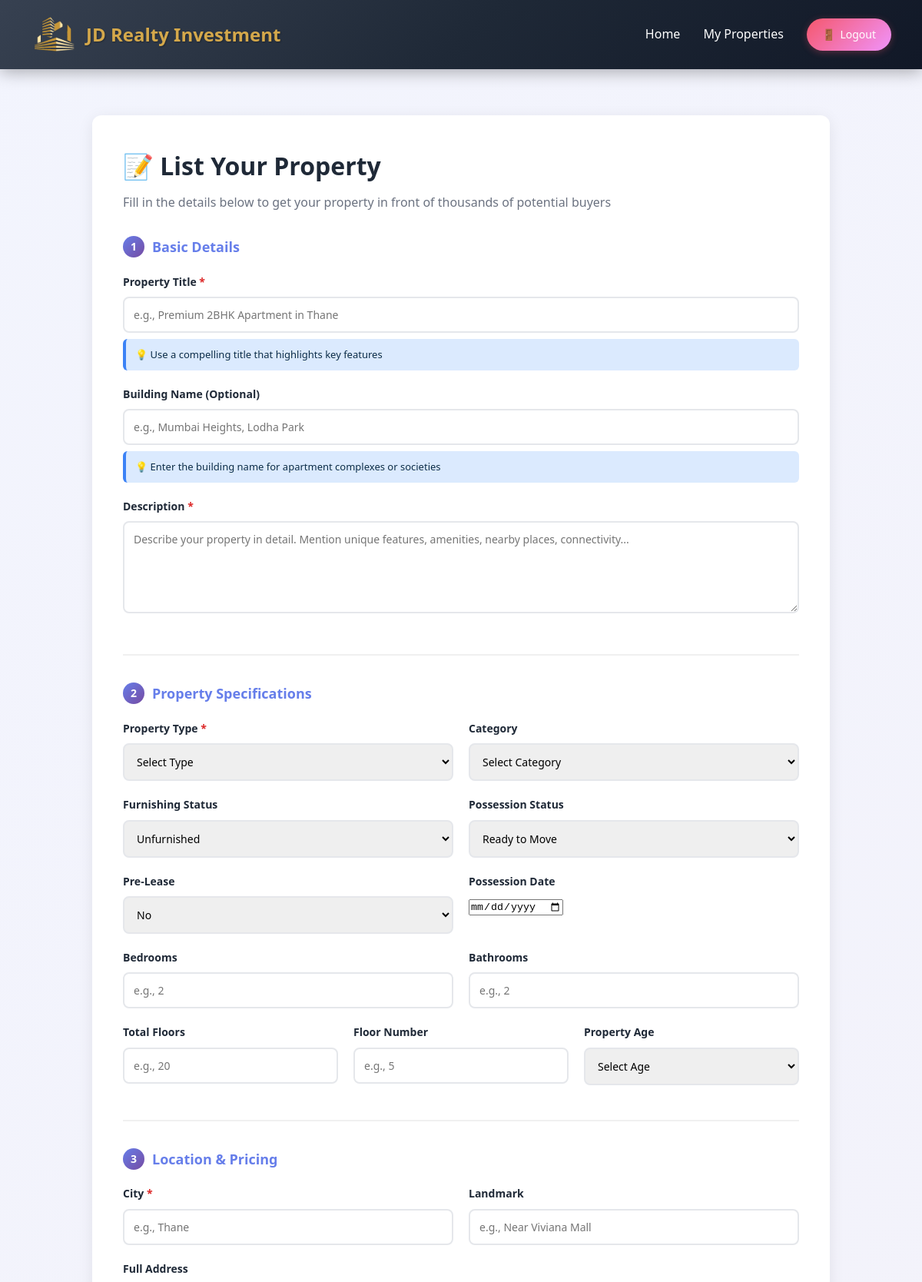
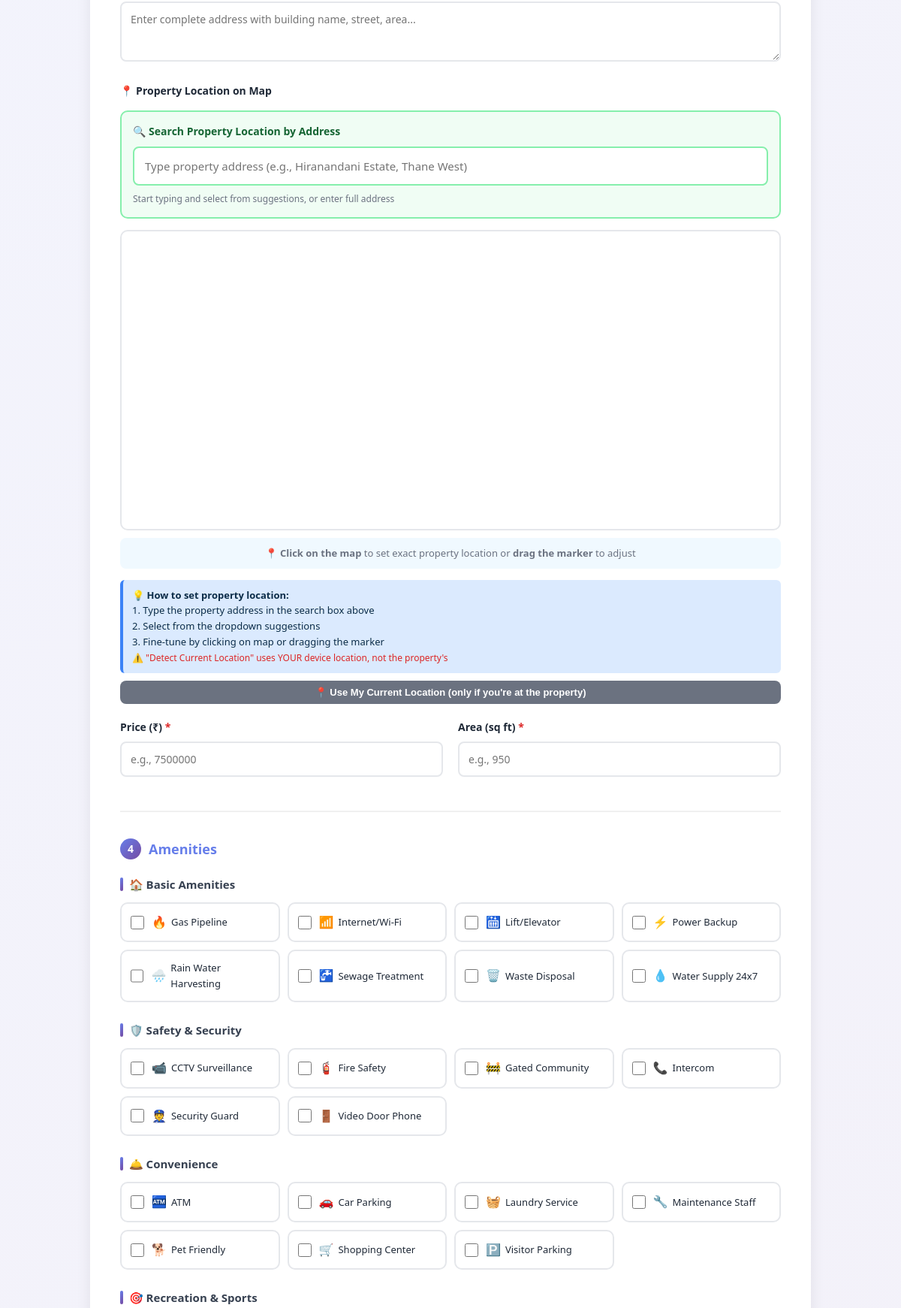
The app's page /list-property.php (signed in, upper part) with its own data (2 pictures, top to bottom).
### tables this page shows
CREATE TABLE IF NOT EXISTS amenities (
    id INT PRIMARY KEY AUTO_INCREMENT,
    name VARCHAR(100) NOT NULL,
    icon VARCHAR(50),
    category ENUM('basic', 'safety', 'convenience', 'recreation', 'luxury') DEFAULT 'basic',
    created_at TIMESTAMP DEFAULT CURRENT_TIMESTAMP,
    INDEX idx_category (category)
);

### list-property.php (the view, shortened to what this page needs)
<?php
include('includes/config.php');
$amenities = [];
$amenities_sql = "SELECT * FROM amenities ORDER BY category, name";
$amenities_result = $conn->query($amenities_sql);
if ($amenities_result && $amenities_result->num_rows > 0) {
    while ($row = $amenities_result->fetch_assoc()) {
        $amenities[$row['category']][] = $row;
    }
}
?>
<!DOCTYPE html>
<html lang="en">
<head>
    <link rel="stylesheet" href="css/style.css?v=20251203c">
</head>
<body>
    <div class="navbar">
        <a href="index.php" class="logo" style="text-decoration: none; display: flex; align-items: center; gap: 12px;">
            <img src="images/jd-logo.svg?v=20251203" alt="JD Realty & Investment" style="height: 60px; width: 60px;">
            <span style="font-size: 24px; font-weight: bold; color: #d4a84b; text-shadow: 1px 1px 2px rgba(0,0,0,0.3);">JD Realty Investment</span>
        </a>
        <div class="nav-links">
            <a href="index.php">Home</a>
            <a href="user-dashboard.php">My Properties</a>
            <a href="includes/logout.php" class="logout-btn">Logout</a>
        </div>
    </div>
    <div class="container">
        <div class="form-container">
            <h1 class="form-title">📝 List Your Property</h1>
            <p class="form-subtitle">Fill in the details below to get your property in front of thousands of potential buyers</p>
            <form method="POST" action="" enctype="multipart/form-data">
                <div class="form-section">
                    <h3><span class="section-icon">1</span> Basic Details</h3>
                    <div class="form-group">
                        <label for="title">Property Title <span class="required">*</span></label>
                        <input type="text" id="title" name="title" required placeholder="e.g., Premium 2BHK Apartment in Thane" value="<?php echo isset($_POST['title']) ? htmlspecialchars($_POST['title']) : ''; ?>">
                        <div class="info-box">💡 Use a compelling title that highlights key features</div>
                    </div>
                    <div class="form-group">
                        <label for="building_name">Building Name (Optional)</label>
                        <input type="text" id="building_name" name="building_name" placeholder="e.g., Mumbai Heights, Lodha Park" value="<?php echo isset($_POST['building_name']) ? htmlspecialchars($_POST['building_name']) : ''; ?>">
                        <div class="info-box">💡 Enter the building name for apartment complexes or societies</div>
                    </div>
                    <div class="form-group">
                        <label for="description">Description <span class="required">*</span></label>
                        <textarea id="description" name="description" required placeholder="Describe your property in detail. Mention unique features, amenities, nearby places, connectivity..."></textarea>
                    </div>
                </div>
                <div class="form-section">
                    <h3><span class="section-icon">2</span> Property Specifications</h3>
                    <div class="form-row">
                        <div class="form-group">
                            <label for="property_type">Property Type <span class="required">*</span></label>
                            <select id="property_type" name="property_type" required>
                                <option value="">Select Type</option>
                            </select>
                        </div>
                        <div class="form-group">
                            <label for="category">Category</label>
                            <select id="category" name="category">
                                <option value="">Select Category</option>
                            </select>
                        </div>
                    </div>
                    <div class="form-row">
                        <div class="form-group">
                            <label for="furnishing_status">Furnishing Status</label>
                            <select id="furnishing_status" name="furnishing_status">
                                <option value="unfurnished">Unfurnished</option>
                            </select>
                        </div>
                        <div class="form-group">
                            <label for="possession_status">Possession Status</label>
                            <select id="possession_status" name="possession_status">
                                <option value="ready_to_move">Ready to Move</option>
                            </select>
                        </div>
                    </div>
                    <div class="form-row">
                        <div class="form-group">
                            <label for="pre_lease">Pre-Lease</label>
                            <select id="pre_lease" name="pre_lease">
                                <option value="no">No</option>
                            </select>
                        </div>
                        <div class="form-group">
                            <label for="possession_date">Possession Date</label>
                            <input type="date" id="possession_date" name="possession_date" value="<?php echo isset($_POST['possession_date']) ? htmlspecialchars($_POST['possession_date']) : ''; ?>">
                        </div>
                    </div>
                    <div class="form-row">
                        <div class="form-group">
                            <label for="bedrooms">Bedrooms</label>
                            <input type="number" id="bedrooms" name="bedrooms" placeholder="e.g., 2" min="1" value="<?php echo isset($_POST['bedrooms']) ? htmlspecialchars($_POST['bedrooms']) : ''; ?>">
                        </div>
                        <div class="form-group">
                            <label for="bathrooms">Bathrooms</label>
                            <input type="number" id="bathrooms" name="bathrooms" placeholder="e.g., 2" min="1" value="<?php echo isset($_POST['bathrooms']) ? htmlspecialchars($_POST['bathrooms']) : ''; ?>">
                        </div>
                    </div>
                    <div class="form-row three-col">
                        <div class="form-group">
                            <label for="total_floors">Total Floors</label>
                            <input type="number" id="total_floors" name="total_floors" placeholder="e.g., 20" min="1" value="<?php echo isset($_POST['total_floors']) ? htmlspecialchars($_POST['total_floors']) : ''; ?>">
                        </div>
                        <div class="form-group">
                            <label for="floor_number">Floor Number</label>
                            <input type="number" id="floor_number" name="floor_number" placeholder="e.g., 5" min="0" value="<?php echo isset($_POST['floor_number']) ? htmlspecialchars($_POST['floor_number']) : ''; ?>">
                        </div>
                        <div class="form-group">
                            <label for="age_of_property">Property Age</label>
                            <select id="age_of_property" name="age_of_property">
                                <option value="">Select Age</option>
                            </select>
                        </div>
                    </div>
                </div>
                <div class="form-section">
                    <h3><span class="section-icon">3</span> Location & Pricing</h3>
                    <div class="form-row">
                        <div class="form-group">
                            <label for="city">City <span class="required">*</span></label>
                            <input type="text" id="city" name="city" required placeholder="e.g., Thane" value="<?php echo isset($_POST['city']) ? htmlspecialchars($_POST['city']) : ''; ?>">
                        </div>
                        <div class="form-group">
                            <label for="landmark">Landmark</label>
                            <input type="text" id="landmark" name="landmark" placeholder="e.g., Near Viviana Mall" value="<?php echo isset($_POST['landmark']) ? htmlspecialchars($_POST['landmark']) : ''; ?>">
                        </div>
                    </div>
                    <div class="form-group">
                        <label for="address">Full Address</label>
                        <textarea id="address" name="address" placeholder="Enter complete address with building name, street, area..." style="min-height: 80px;"></textarea>
                    </div>
                    <div class="form-group">
                        <label>📍 Property Location on Map</label>
                        <div class="map-selection-section" style="margin-top: 15px;">
                            <div style="margin-bottom: 15px; background: #f0fdf4; padding: 15px; border-radius: 10px; border: 2px solid #86efac;">
                                <label style="display: block; margin-bottom: 8px; font-weight: 600; color: #166534;">🔍 Search Property Location by Address</label>
                                <input type="text" id="addressSearch" placeholder="Type property address (e.g., Hiranandani Estate, Thane West)" style="width: 100%; padding: 14px; font-size: 15px; border: 2px solid #86efac; border-radius: 8px;">
                                <p style="font-size: 12px; color: #6b7280; margin-top: 8px;">Start typing and select from suggestions, or enter full address</p>
                            </div>
                            <div id="locationMapContainer" style="margin-top: 15px;">
                                <div id="locationMap" style="width: 100%; height: 400px; border-radius: 10px; border: 2px solid #e5e7eb;"></div>
                                <p style="font-size: 13px; color: #6b7280; margin-top: 10px; text-align: center; background: #f0f9ff; padding: 10px; border-radius: 8px;">
                                    📍 <strong>Click on the map</strong> to set exact property location or <strong>drag the marker</strong> to adjust
                                </p>
                            </div>
                            <div class="info-box" style="margin-top: 15px;">
                                <strong>💡 How to set property location:</strong><br>
                                1. Type the property address in the search box above<br>
                                2. Select from the dropdown suggestions<br>
                                3. Fine-tune by clicking on map or dragging the marker<br>
                                <span style="color: #dc2626; font-size: 12px;">⚠️ "Detect Current Location" uses YOUR device location, not the property's</span>
                            </div>
                            <button type="button" class="auto-detect-btn" id="detectLocationBtn" style="margin-top: 10px; background: #6b7280; font-size: 13px; padding: 8px 15px;">
                                📍 Use My Current Location (only if you're at the property)
                            </button>
                        </div>
                    </div>
                    <div class="form-row">
                        <div class="form-group">
                            <label for="price">Price (₹) <span class="required">*</span></label>
                            <input type="number" id="price" name="price" required placeholder="e.g., 7500000" step="1" value="<?php echo isset($_POST['price']) ? htmlspecialchars($_POST['price']) : ''; ?>">
                        </div>
                        <div class="form-group">
                            <label for="area_sqft">Area (sq ft) <span class="required">*</span></label>
                            <input type="number" id="area_sqft" name="area_sqft" required placeholder="e.g., 950" step="0.01" value="<?php echo isset($_POST['area_sqft']) ? htmlspecialchars($_POST['area_sqft']) : ''; ?>">
                        </div>
                    </div>
                </div>
                <div class="form-section">
                    <h3><span class="section-icon">4</span> Amenities</h3>
                    <?php if (!empty($amenities)): ?>
                        <?php
                        $category_names = [
                            'basic' => '🏠 Basic Amenities',
                            'safety' => '🛡️ Safety & Security',
                            'convenience' => '🛎️ Convenience',
                            'recreation' => '🎯 Recreation & Sports',
                            'luxury' => '✨ Luxury Features'
                        ];
                        foreach ($amenities as $category => $items):
                        ?>
                            <div class="amenities-category">
                                <h4><?php echo $category_names[$category] ?? ucfirst($category); ?></h4>
                                <div class="amenities-grid">
                                    <?php foreach ($items as $amenity): ?>
                                        <div class="amenity-item">
                                            <input type="checkbox" name="amenities[]" value="<?php echo $amenity['id']; ?>"
                                                id="amenity_<?php echo $amenity['id']; ?>"
                                                <?php echo (isset($_POST['amenities']) && in_array($amenity['id'], $_POST['amenities'])) ? 'checked' : ''; ?>>
                                            <label for="amenity_<?php echo $amenity['id']; ?>">
                                                <span class="amenity-icon"><?php echo $amenity['icon'] ?? '✓'; ?></span>
                                                <?php echo htmlspecialchars($amenity['name']); ?>
                                            </label>
                                        </div>
                                    <?php endforeach; ?>
                                </div>
                            </div>
                        <?php endforeach; ?>
                    <?php else: ?>
                        <div class="info-box">
                            ℹ️ Amenities feature is being set up. Please run the database migration to add amenities.
                        </div>
                    <?php endif; ?>
                </div>
            </form>
        </div>
    </div>
</body>
</html>

### css/style.css (style rules this page uses)
:root { --primary-color: #667eea; --secondary-color: #764ba2; --accent-color: #d97706; --danger-color: #f5576c; --success-color: #06b6d4; --text-dark: #1f2937; --text-light: #6b7280; --bg-light: #f9fafb; --border-color: #e5e7eb; --shadow-sm: 0 1px 2px 0 rgba(0, 0, 0, 0.05); --shadow-md: 0 4px 6px -1px rgba(0, 0, 0, 0.1); --shadow-lg: 0 10px 15px -3px rgba(0, 0, 0, 0.1); }
*, *::before, *::after { margin: 0; padding: 0; box-sizing: border-box; }
html { scroll-behavior: smooth; -webkit-text-size-adjust: 100%; }
body { font-family: 'Segoe UI', Tahoma, Geneva, Verdana, sans-serif; color: var(--text-dark); background-color: #fff; line-height: 1.6; -webkit-font-smoothing: antialiased; -moz-osx-font-smoothing: grayscale; }
.container { max-width: 1200px; margin: 0 auto; padding: 0 20px; }
.form-group { margin-bottom: 1.5rem; }
label { display: block; margin-bottom: 0.5rem; font-weight: 600; color: var(--text-dark); font-size: 14px; }
input[type="text"], input[type="email"], input[type="password"], input[type="number"], textarea, select { width: 100%; padding: 10px 12px; border: 2px solid var(--border-color); border-radius: 6px; font-size: 14px; font-family: inherit; transition: all 0.3s ease; }
textarea { resize: vertical; min-height: 120px; }
.logout-btn { background: linear-gradient(135deg, #f5576c 0%, #f093fb 100%); color: white !important; border: none; padding: 10px 20px; border-radius: 25px; cursor: pointer; text-decoration: none; font-weight: 600; font-size: 14px; display: inline-flex; align-items: center; gap: 6px; transition: all 0.3s ease; box-shadow: 0 2px 10px rgba(245, 87, 108, 0.3); }
.logout-btn::before { content: '🚪'; font-size: 14px; }

### records on screen
amenities: icon "🔥", name "Gas Pipeline"
amenities: icon "📶", name "Internet/Wi-Fi"
amenities: icon "🛗", name "Lift/Elevator"
amenities: icon "⚡", name "Power Backup"
amenities: icon "🌧️", name "Rain Water Harvesting"
amenities: icon "🚰", name "Sewage Treatment"
amenities: icon "🗑️", name "Waste Disposal"
amenities: icon "💧", name "Water Supply 24x7"
amenities: icon "📹", name "CCTV Surveillance"
amenities: icon "🧯", name "Fire Safety"
amenities: icon "🚧", name "Gated Community"
amenities: icon "📞", name "Intercom"
amenities: icon "👮", name "Security Guard"
amenities: icon "🚪", name "Video Door Phone"
amenities: icon "🏧", name "ATM"
amenities: icon "🚗", name "Car Parking"
amenities: icon "🧺", name "Laundry Service"
amenities: icon "🔧", name "Maintenance Staff"
amenities: icon "🐕", name "Pet Friendly"
amenities: icon "🛒", name "Shopping Center"
amenities: icon "🅿️", name "Visitor Parking"

### other values on screen
$category_names[$category] "🏠 Basic Amenities"
$category_names[$category] "🛡️ Safety & Security"
$category_names[$category] "🛎️ Convenience"
$category_names[$category] "🎯 Recreation & Sports"
